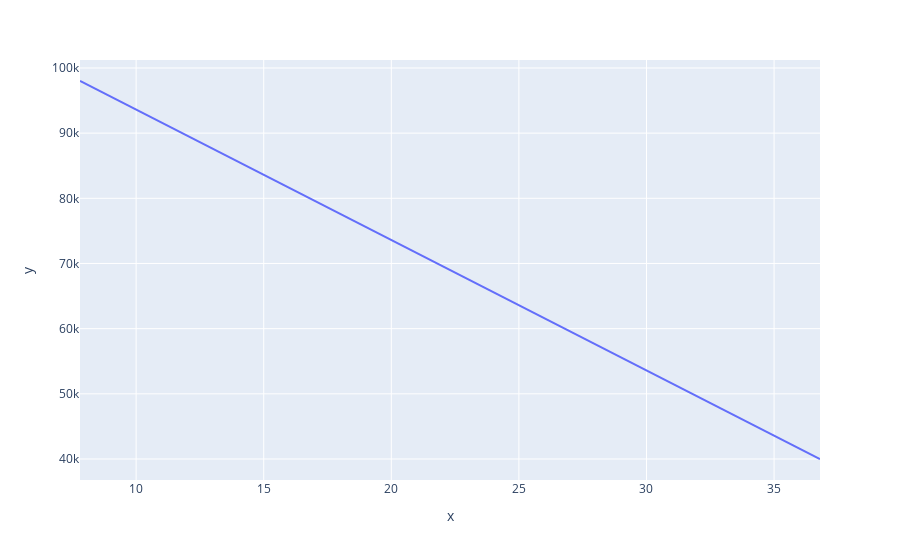

This figure's notebook cell:
### Code cell
px.line(x = compare_modified_duration['laisuat'], y = compare_modified_duration['price'])

### Figure 1 — Plotly figure (JSON) as saved in the notebook; plotly's stock layout.template omitted (floating-point values rounded to 4 significant figures)
{"data": [{"hovertemplate": "x=%{x}<br>y=%{y}<extra></extra>", "legendgroup": "", "line": {"color": "#636efa", "dash": "solid"}, "marker": {"symbol": "circle"}, "mode": "lines", "name": "", "orientation": "v", "showlegend": false, "type": "scatter", "x": [7.8, 8.8, 9.8, 10.8, 11.8, 12.8, 13.8, 14.8, 15.8, 16.8, 17.8, 18.8, 19.8, 20.8, 21.8, 22.8, 23.8, 24.8, 25.8, 26.8, 27.8, 28.8, 29.8, 30.8, 31.8, 32.8, 33.8, 34.8, 35.8, 36.8], "xaxis": "x", "y": [98000, 96000, 94000, 92000, 90000, 88000, 86000, 84000, 82000, 80000, 78000, 76000, 74000, 72000, 70000, 68000, 66000, 64000, 62000, 60000, 58000, 56000, 54000, 52000, 50000, 48000, 46000, 44000, 42000, 40000], "yaxis": "y"}], "layout": {"legend": {"tracegroupgap": 0}, "margin": {"t": 60}, "xaxis": {"anchor": "y", "domain": [0, 1], "title": {"text": "x"}}, "yaxis": {"anchor": "x", "domain": [0, 1], "title": {"text": "y"}}}}
